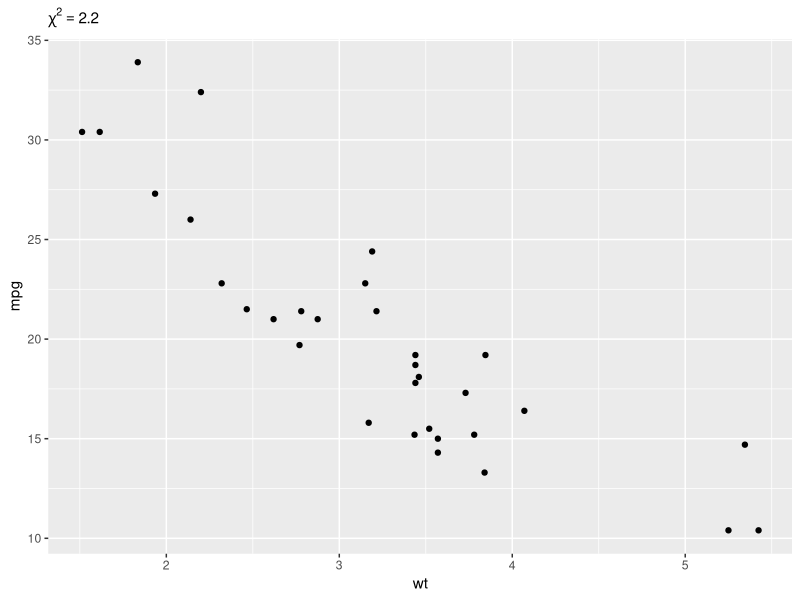

The R source for this figure: (Note: this script raises an error after producing the figure.)
## ---- chunk 1
knitr::opts_chunk$set(
  collapse = TRUE,
  comment = "#>"
)
## ---- chunk 2
library(ggplot2)

ggplot(mtcars, aes(wt, mpg)) +
  geom_point() +
  labs(subtitle = expression(chi^2 == 2.2))
## ---- chunk 3
x <- 1 + 2

x
## ---- chunk 4
rmarkdown::pandoc_version()
